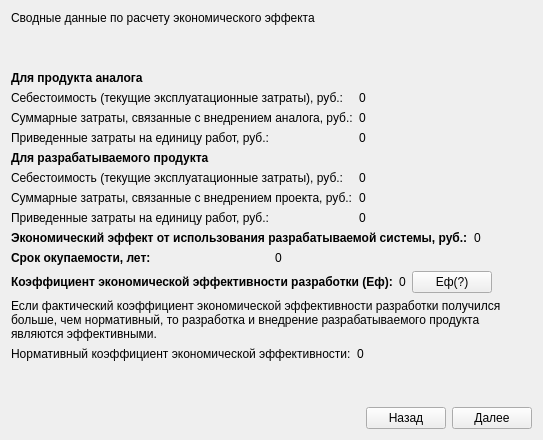
      <widget class="QWidget" name="tab_27">
       <attribute name="title">
        <string>ЭкЭф</string>
       </attribute>
       <layout class="QVBoxLayout" name="verticalLayout_26">
        <item>
         <widget class="QLabel" name="label_96">
          <property name="text">
           <string>Сводные данные по расчету экономического эффекта</string>
          </property>
         </widget>
        </item>
        <item>
         <spacer name="verticalSpacer_20">
          <property name="orientation">
           <enum>Qt::Vertical</enum>
          </property>
          <property name="sizeHint" stdset="0">
           <size>
            <width>20</width>
            <height>40</height>
           </size>
          </property>
         </spacer>
        </item>
        <item>
         <widget class="QLabel" name="label_105">
          <property name="font">
           <font>
            <weight>75</weight>
            <bold>true</bold>
           </font>
          </property>
          <property name="text">
           <string>Для продукта аналога</string>
          </property>
         </widget>
        </item>
        <item>
         <layout class="QGridLayout" name="gridLayout_11">
          <item row="0" column="0">
           <widget class="QLabel" name="label_97">
            <property name="text">
             <string>Себестоимость (текущие эксплуатационные затраты), руб.:</string>
            </property>
           </widget>
          </item>
          <item row="1" column="1">
           <widget class="QLabel" name="label_100">
            <property name="text">
             <string>0</string>
            </property>
           </widget>
          </item>
          <item row="1" column="0">
           <widget class="QLabel" name="label_99">
            <property name="text">
             <string>Суммарные затраты, связанные с внедрением аналога, руб.:</string>
            </property>
           </widget>
          </item>
          <item row="0" column="1">
           <widget class="QLabel" name="label_98">
            <property name="text">
             <string>0</string>
            </property>
           </widget>
          </item>
          <item row="2" column="1">
           <widget class="QLabel" name="label_102">
            <property name="text">
             <string>0</string>
            </property>
           </widget>
          </item>
          <item row="2" column="0">
           <widget class="QLabel" name="label_101">
            <property name="text">
             <string>Приведенные затраты на единицу работ, руб.:</string>
            </property>
           </widget>
          </item>
         </layout>
        </item>
        <item>
         <widget class="QLabel" name="label_118">
          <property name="font">
           <font>
            <weight>75</weight>
            <bold>true</bold>
           </font>
          </property>
          <property name="text">
           <string>Для разрабатываемого продукта</string>
          </property>
         </widget>
        </item>
        <item>
         <layout class="QGridLayout" name="gridLayout_13">
          <item row="0" column="0">
           <widget class="QLabel" name="label_112">
            <property name="text">
             <string>Себестоимость (текущие эксплуатационные затраты), руб.:</string>
            </property>
           </widget>
          </item>
          <item row="1" column="1">
           <widget class="QLabel" name="label_113">
            <property name="text">
             <string>0</string>
            </property>
           </widget>
          </item>
          <item row="1" column="0">
           <widget class="QLabel" name="label_114">
            <property name="text">
             <string>Суммарные затраты, связанные с внедрением проекта, руб.:</string>
            </property>
           </widget>
          </item>
          <item row="0" column="1">
           <widget class="QLabel" name="label_115">
            <property name="text">
             <string>0</string>
            </property>
           </widget>
          </item>
          <item row="2" column="1">
           <widget class="QLabel" name="label_116">
            <property name="text">
             <string>0</string>
            </property>
           </widget>
          </item>
          <item row="2" column="0">
           <widget class="QLabel" name="label_117">
            <property name="text">
             <string>Приведенные затраты на единицу работ, руб.:</string>
            </property>
           </widget>
          </item>
         </layout>
        </item>
        <item>
         <layout class="QHBoxLayout" name="horizontalLayout_54">
          <item>
           <widget class="QLabel" name="label_94">
            <property name="font">
             <font>
              <weight>75</weight>
              <bold>true</bold>
             </font>
            </property>
            <property name="text">
             <string>Экономический эффект от использования разрабатываемой системы, руб.:</string>
            </property>
           </widget>
          </item>
          <item>
           <widget class="QLabel" name="label_95">
            <property name="text">
             <string>0</string>
            </property>
           </widget>
          </item>
         </layout>
        </item>
        <item>
         <layout class="QHBoxLayout" name="horizontalLayout_57">
          <item>
           <widget class="QLabel" name="label_119">
            <property name="font">
             <font>
              <weight>75</weight>
              <bold>true</bold>
             </font>
            </property>
            <property name="text">
             <string>Срок окупаемости, лет:</string>
            </property>
           </widget>
          </item>
          <item>
           <widget class="QLabel" name="label_120">
            <property name="text">
             <string>0</string>
            </property>
           </widget>
          </item>
         </layout>
        </item>
        <item>
         <layout class="QHBoxLayout" name="horizontalLayout_58">
          <item>
           <widget class="QLabel" name="label_121">
            <property name="font">
             <font>
              <weight>75</weight>
              <bold>true</bold>
             </font>
            </property>
            <property name="text">
             <string>Коэффициент экономической эффективности разработки (Еф):</string>
            </property>
            <property name="wordWrap">
             <bool>false</bool>
            </property>
           </widget>
          </item>
          <item>
           <widget class="QLabel" name="label_122">
            <property name="text">
             <string>0</string>
            </property>
           </widget>
          </item>
          <item>
           <widget class="QPushButton" name="pushButton_72">
            <property name="text">
             <string>Еф(?)</string>
            </property>
            <property name="checkable">
             <bool>true</bool>
            </property>
           </widget>
          </item>
          <item>
           <spacer name="horizontalSpacer_48">
            <property name="orientation">
             <enum>Qt::Horizontal</enum>
            </property>
            <property name="sizeHint" stdset="0">
             <size>
              <width>40</width>
              <height>20</height>
             </size>
            </property>
           </spacer>
          </item>
         </layout>
        </item>
        <item>
         <layout class="QVBoxLayout" name="verticalLayout_28">
          <item>
           <widget class="QLabel" name="label_138">
            <property name="text">
             <string>Если фактический коэффициент экономической эффективности разработки получился больше, чем нормативный, то разработка и внедрение разрабатываемого продукта являются эффективными.</string>
            </property>
            <property name="wordWrap">
             <bool>true</bool>
            </property>
           </widget>
          </item>
         </layout>
        </item>
        <item>
         <layout class="QHBoxLayout" name="horizontalLayout_60">
          <item>
           <widget class="QLabel" name="label_139">
            <property name="text">
             <string>Нормативный коэффициент экономической эффективности:</string>
            </property>
           </widget>
          </item>
          <item>
           <widget class="QLabel" name="label_140">
            <property name="text">
             <string>0</string>
            </property>
           </widget>
          </item>
         </layout>
        </item>
        <item>
         <spacer name="verticalSpacer_22">
          <property name="orientation">
           <enum>Qt::Vertical</enum>
          </property>
          <property name="sizeHint" stdset="0">
           <size>
            <width>20</width>
            <height>40</height>
           </size>
          </property>
         </spacer>
        </item>
        <item>
         <layout class="QHBoxLayout" name="horizontalLayout_56">
          <item>
           <spacer name="horizontalSpacer_47">
            <property name="orientation">
             <enum>Qt::Horizontal</enum>
            </property>
            <property name="sizeHint" stdset="0">
             <size>
              <width>40</width>
              <height>20</height>
             </size>
            </property>
           </spacer>
          </item>
          <item>
           <widget class="QPushButton" name="pushButton_71">
            <property name="text">
             <string>Назад</string>
            </property>
           </widget>
          </item>
          <item>
           <widget class="QPushButton" name="pushButton_70">
            <property name="text">
             <string>Далее</string>
            </property>
           </widget>
          </item>
         </layout>
        </item>
       </layout>
      </widget>
